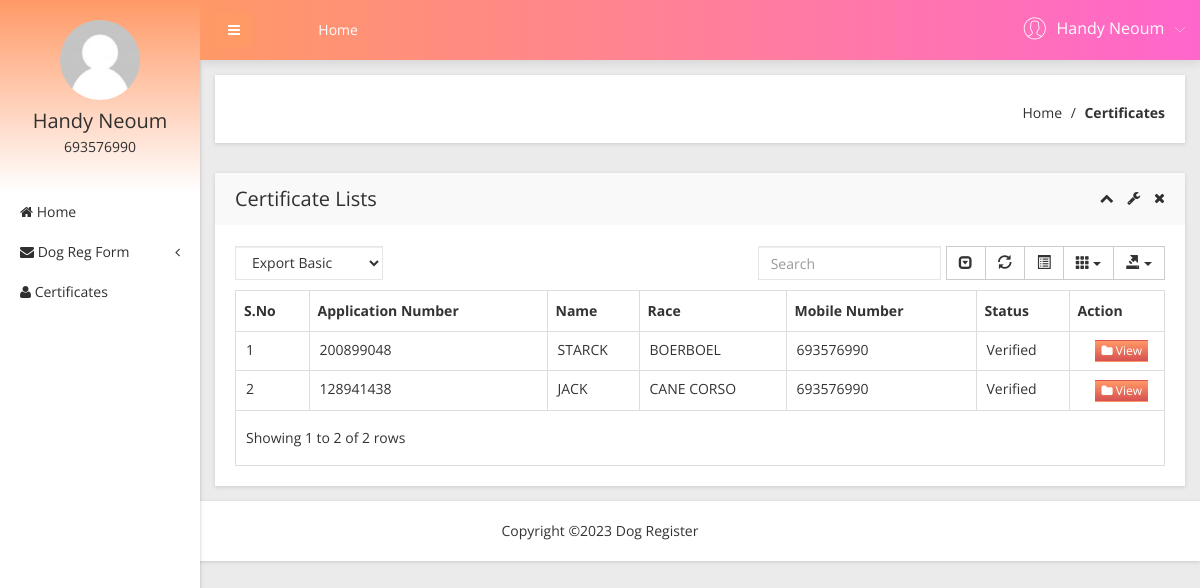
The app's page /user/certificates-list.php (signed in) with its own data.
### tables this page shows
CREATE TABLE `tbluser` (
  `ID` int(10) NOT NULL,
  `FirstName` varchar(200) DEFAULT NULL,
  `LastName` varchar(200) DEFAULT NULL,
  `MobileNumber` bigint(10) DEFAULT NULL,
  `Address` mediumtext DEFAULT NULL,
  `Password` varchar(200) NOT NULL,
  `RegDate` timestamp NULL DEFAULT current_timestamp()
);

CREATE TABLE `tblapplication` (
  `ID` int(10) NOT NULL,
  `UserID` int(5) NOT NULL,
  `ApplicationID` varchar(200) DEFAULT NULL,
  `Dateofbirth` varchar(200) DEFAULT NULL,
  `Gender` varchar(50) DEFAULT NULL,
  `FullName` varchar(200) DEFAULT NULL,
  `Race` varchar(200) DEFAULT NULL,
  `Placeofbirth` varchar(200) DEFAULT NULL,
  `PermanentAdd` mediumtext DEFAULT NULL,
  `MicroSim` varchar(200) DEFAULT NULL,
  `MobileNumber` bigint(10) DEFAULT NULL,
  `Email` varchar(200) DEFAULT NULL,
  `GPM` varchar(200) DEFAULT NULL,
  `GPMM` varchar(200) DEFAULT NULL,
  `GPMF` varchar(200) DEFAULT NULL,
  `GPF` varchar(200) DEFAULT NULL,
  `GPFM` varchar(200) DEFAULT NULL,
  `GPFF` varchar(200) DEFAULT NULL,
  `AGPMM` varchar(200) DEFAULT NULL,
  `AGPMF` varchar(200) DEFAULT NULL,
  `AGPFM` varchar(200) DEFAULT NULL,
  `AGPFF` varchar(200) DEFAULT NULL,
  `AGPMM2` varchar(200) DEFAULT NULL,
  `AGPMF2` varchar(200) DEFAULT NULL,
  `AGPMM3` varchar(200) DEFAULT NULL,
  `AGPMF3` varchar(200) DEFAULT NULL,
  `Dateofapply` timestamp NULL DEFAULT current_timestamp(),
  `Remark` varchar(200) DEFAULT NULL,
  `Status` varchar(50) DEFAULT NULL,
  `UpdationDate` timestamp NULL DEFAULT NULL ON UPDATE current_timestamp()
);

### user/certificates-list.php (the view, shortened to what this page needs)
<?php
include('includes/dbconnection.php');
if (strlen($_SESSION['obcsuid']==0)) {
  header('location:logout.php');
  } else{
  ?>
<!doctype html>
<html class="no-js" lang="en">
<head>
    <link rel="stylesheet" href="css/bootstrap.min.css">
    <link rel="stylesheet" href="css/font-awesome.min.css">
    <link rel="stylesheet" href="css/adminpro-custon-icon.css">
    <link rel="stylesheet" href="css/meanmenu.min.css">
    <link rel="stylesheet" href="css/jquery.mCustomScrollbar.min.css">
    <link rel="stylesheet" href="css/animate.css">
    <link rel="stylesheet" href="css/data-table/bootstrap-table.css">
    <link rel="stylesheet" href="css/data-table/bootstrap-editable.css">
    <link rel="stylesheet" href="css/normalize.css">
    <link rel="stylesheet" href="css/c3.min.css">
    <link rel="stylesheet" href="style.css">
    <link rel="stylesheet" href="css/responsive.css">
</head>
<body class="materialdesign">
    <div class="wrapper-pro">
      <?php include_once('includes/sidebar.php');?>
        <?php include_once('includes/header.php');?>
            <div class="breadcome-area mg-b-30 small-dn">
                <div class="container-fluid">
                    <div class="row">
                        <div class="col-lg-12">
                            <div class="breadcome-list shadow-reset">
                                <div class="row">
                                    <div class="col-lg-12">
                                        <ul class="breadcome-menu">
                                            <li><a href="dashboard.php">Home</a> <span class="bread-slash">/</span>
                                            </li>
                                            <li><span class="bread-blod">Certificates</span>
                                            </li>
                                        </ul>
                                    </div>
                                </div>
                            </div>
                        </div>
                    </div>
                </div>
            </div>
            <div class="data-table-area mg-b-15">
                <div class="container-fluid">
                    <div class="row">
                        <div class="col-lg-12">
                            <div class="sparkline13-list shadow-reset">
                                <div class="sparkline13-hd">
                                    <div class="main-sparkline13-hd">
                                        <h1>Certificate Lists</h1>
                                        <div class="sparkline13-outline-icon">
                                            <span class="sparkline13-collapse-link"><i class="fa fa-chevron-up"></i></span>
                                            <span><i class="fa fa-wrench"></i></span>
                                            <span class="sparkline13-collapse-close"><i class="fa fa-times"></i></span>
                                        </div>
                                    </div>
                                </div>
                                <div class="sparkline13-graph">
                                    <div class="datatable-dashv1-list custom-datatable-overright">
                                        <div id="toolbar">
                                            <select class="form-control">
                                                <option value="">Export Basic</option>
                                            </select>
                                        </div>
                                        <table id="table" data-toggle="table" data-pagination="true" data-search="true" data-show-columns="true" data-show-pagination-switch="true" data-show-refresh="true" data-key-events="true" data-show-toggle="true" data-resizable="true" data-cookie="true" data-cookie-id-table="saveId" data-show-export="true" data-click-to-select="true" data-toolbar="#toolbar">
                                            <thead>
                                                <tr>
                                                    <th>S.No</th>
                                                    <th>Application Number</th>
                                                    <th>Name</th>
                                                    <th>Race</th>
                                                    <th >Mobile Number</th>
                                                    <th>Status</th>
                                                    <th data-field="action">Action</th>
                                                </tr>
                                            </thead>
                                            <tbody>
                                              <?php
                                            $uid= $_SESSION['obcsuid'];
$sql="SELECT * from tblapplication where UserID=:uid and Status='Verified'";
$query = $dbh -> prepare($sql);
$query-> bindParam(':uid', $uid, PDO::PARAM_STR);
$query->execute();
$results=$query->fetchAll(PDO::FETCH_OBJ);
$cnt=1;
if($query->rowCount() > 0)
{
foreach($results as $row)
{               ?>
                                                <tr>
                                                    <td><?php echo htmlentities($cnt);?></td>
                                                    <td><?php  echo htmlentities($row->ApplicationID);?></td>
                                                    <td><?php  echo htmlentities($row->FullName);?></td>
                                                    <td><?php  echo htmlentities($row->Race);?></td>
                                                   <td><?php  echo htmlentities($row->MobileNumber);?></td>
                                                  <?php if($row->Status==""){ ?>
                                                  <td><?php echo "Still Pending"; ?></td>
                                                  <?php } else { ?>
                                                    <td><?php  echo htmlentities($row->Status);?></td>
                                                  <?php } ?>
                                                    <td class="datatable-ct"><a href="certificates.php?viewid=<?php echo htmlentities ($row->ID);?>"><button class="btn btn-white btn-action btn-xs"><i class="fa fa-folder"></i> View</button></a></td>
                                                </tr>
                                             <?php $cnt=$cnt+1;}} ?>
                                            </tbody>
                                        </table>
                                    </div>
                                </div>
                            </div>
                        </div>
                    </div>
                </div>
            </div>
        </div>
    </div>
  <?php include_once('includes/footer.php');?>
</body>
</html><?php }  ?>

### user/includes/sidebar.php (shortened to what this page needs)
        <?php
include('includes/dbconnection.php');
if (strlen($_SESSION['obcsuid']==0)) {
  header('location:logout.php');
  } else{
  ?>
  <div class="left-sidebar-pro">
            <nav id="sidebar">
                <div class="sidebar-header">
                     <?php
$uid=$_SESSION['obcsuid'];
$sql="SELECT FirstName,LastName,MobileNumber from  tbluser where ID=:uid";
$query = $dbh -> prepare($sql);
$query->bindParam(':uid',$uid,PDO::PARAM_STR);
$query->execute();
$results=$query->fetchAll(PDO::FETCH_OBJ);
$cnt=1;
if($query->rowCount() > 0)
{
foreach($results as $row)
{               ?>
                    <a href="#"><img src="img/message/avatar.jpg" alt="" />
                    </a>
                    <h3><?php  echo $row->FirstName;?>  <?php  echo $row->LastName;?></h3>
                    <p><?php  echo $row->MobileNumber;?></p><?php $cnt=$cnt+1;}} ?>
                </div>
                <div class="left-custom-menu-adp-wrap">
                    <ul class="nav navbar-nav left-sidebar-menu-pro">
                        <li class="nav-item">
                            <a href="dashboard.php" role="button" aria-expanded="false"><i class="fa big-icon fa-home"></i> <span class="mini-dn">Home</span> </a>
                        </li>
                        <li class="nav-item"><a href="#" data-toggle="dropdown" role="button" aria-expanded="false" class="nav-link dropdown-toggle"><i class="fa big-icon fa-envelope"></i> <span class="mini-dn">Dog Reg Form</span> <span class="indicator-right-menu mini-dn"><i class="fa indicator-mn fa-angle-left"></i></span></a>
                        </li>
                       <li class="nav-item">
                            <a href="certificates-list.php" role="button" aria-expanded="false"><i class="fa big-icon fa-user"></i> <span class="mini-dn">Certificates</span> </a>
                        </li>
                    </ul>
                </div>
            </nav>
        </div><?php }  ?>

### user/includes/header.php (shortened to what this page needs)
       <?php
include('includes/dbconnection.php');
if (strlen($_SESSION['obcsuid']==0)) {
  header('location:logout.php');
  } else{
  ?>
 <div class="content-inner-all">
            <div class="header-top-area">
                <div class="fixed-header-top">
                    <div class="container-fluid">
                        <div class="row">
                            <div class="col-lg-1 col-md-6 col-sm-6 col-xs-12">
                                <button type="button" id="sidebarCollapse" class="btn bar-button-pro header-drl-controller-btn btn-info navbar-btn">
                                    <i class="fa fa-bars"></i>
                                </button>
                            </div>
                            <div class="col-lg-6 col-md-1 col-sm-1 col-xs-12">
                                <div class="header-top-menu tabl-d-n">
                                    <ul class="nav navbar-nav mai-top-nav">
                                        <li class="nav-item"><a href="dashboard.php" class="nav-link">Home</a>
                                        </li>
                                    </ul>
                                </div>
                            </div>
                            <div class="col-lg-5 col-md-5 col-sm-6 col-xs-12">
                                <div class="header-right-info">
                                    <ul class="nav navbar-nav mai-top-nav header-right-menu">
                                <?php
$uid=$_SESSION['obcsuid'];
$sql="SELECT FirstName,LastName,MobileNumber from  tbluser where ID=:uid";
$query = $dbh -> prepare($sql);
$query->bindParam(':uid',$uid,PDO::PARAM_STR);
$query->execute();
$results=$query->fetchAll(PDO::FETCH_OBJ);
$cnt=1;
if($query->rowCount() > 0)
{
foreach($results as $row)
{               ?>
                                        <li class="nav-item">
                                            <a href="#" data-toggle="dropdown" role="button" aria-expanded="false" class="nav-link dropdown-toggle">
                                                <span class="adminpro-icon adminpro-user-rounded header-riht-inf"></span>
                                                <span class="admin-name"><?php  echo $row->FirstName;?>  <?php  echo $row->LastName;?> </span>
                                                <span class="author-project-icon adminpro-icon adminpro-down-arrow"></span><?php $cnt=$cnt+1;}} ?>
                                            </a>
                                        </li>
                                    </ul>
                                </div>
                            </div>
                        </div>
                    </div>
                </div>
            </div><?php }  ?>

### records on screen
tbluser: FirstName "Handy", LastName "Neoum", MobileNumber "693576990"
tblapplication: ApplicationID "200899048", FullName "STARCK", Race "BOERBOEL", MobileNumber "693576990", Status "Verified"
tblapplication: ApplicationID "128941438", FullName "JACK", Race "CANE CORSO", MobileNumber "693576990", Status "Verified"
